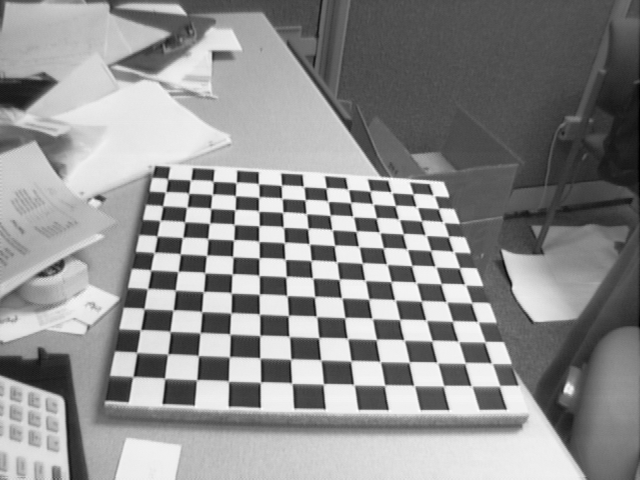
#> input picture ps2/input/Image1.tif, 640 x 480 px; its folder holds 4 pictures in this run
$ python ps2_p1.py
#> lines starting #> are read from the running program, lines starting #| are printed output that depends on the picture; after the words box and inside, x2 and y2 are one past the last pixel; in counts of white or black regions, pixels touching at a corner belong together
import numpy as np
import cv2 as cv
import glob

#stop the iteration when any of the below condition is met. epsilon = 30 accuracy
criteria = (cv.TERM_CRITERIA_EPS + cv.TERM_CRITERIA_MAX_ITER, 30, 0.001)

# prepare object points, like (0,0,0), (1,0,0), (2,0,0) ....,(6,5,0)
objp = np.zeros((12*12,3), np.float32)
objp[:,:2] = np.mgrid[0:12,0:12].T.reshape(-1,2)

# Arrays to store object points and image points from all the images.
objpoints = [] # 3d point in real world space
imgpoints = [] # 2d points in image plane.

images = glob.glob("input/*.tif")

for fname in images:
    img = cv.imread(fname)
#> img is the input picture: shape (480, 640, 3); min 1, max 254, mean 142.9
    gray = cv.cvtColor(img, cv.COLOR_BGR2GRAY)
    # Find the chess board corners
    ret, corners = cv.findChessboardCorners(gray, (12,12), None)
#> ret = True; corners = 144 rows, first 8: [167.6, 178.8], [190.9, 179.8], [213.4, 182], [236.1, 182.7], [258.3, 183.7], [281.2, 185.8], [303.1, 186.5], [326.2, 187.8]
    # If found, add object points, image points (after refining them)
    if ret == True:
        objpoints.append(objp)
        corners2 = cv.cornerSubPix(gray,corners, (11,11), (-1,-1), criteria)
#> corners2 = 144 rows, first 8: [168, 178], [190.6, 178.1], [212.6, 187.7], [236, 180.1], [258.7, 181.4], [281.9, 192.2], [303.7, 186.1], [325.6, 184.9]
        imgpoints.append(corners)
        # Draw and display the corners
        cv.drawChessboardCorners(img, (12,12), corners2, ret)
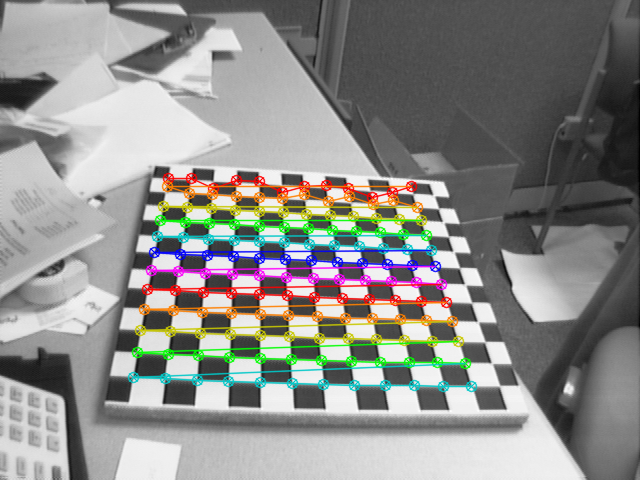
#> img: shape (480, 640, 3); 9.37% of pixels changed, all inside (x1, y1, x2, y2) = (127, 172, 478, 393)
#> pass 2 of the loop `for fname in images:`:
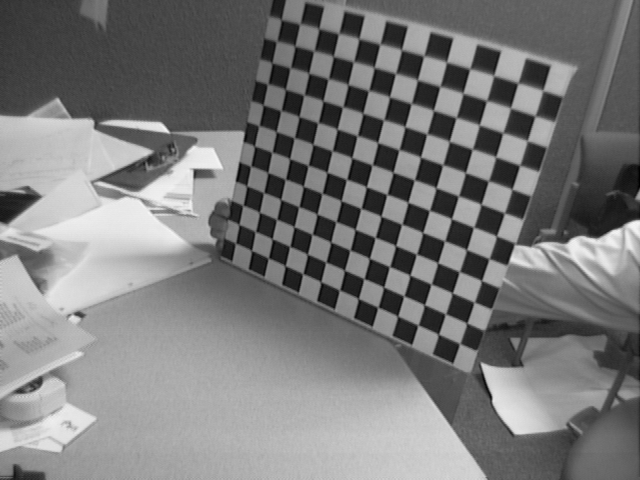
#> input picture ps2/input/Image10.tif, 640 x 480 px
#> img is the input picture: shape (480, 640, 3); min 1, max 246, mean 122.3
#> corners = 144 rows, first 8: [299.2, 24.91], [318.6, 29.14], [337.9, 34.58], [358.7, 39.37], [380, 43.5], [401.4, 50.77], [423.5, 55.5], [446.3, 62.81]
#> corners2 = 144 rows, first 8: [299.8, 23.81], [319, 28.37], [338.6, 33.42], [359, 38.42], [379.9, 44], [401.6, 49.53], [423.8, 55.73], [446.5, 61.87]
#> `cv.drawChessboardCorners(img, (12,12), corners2, ret)`:
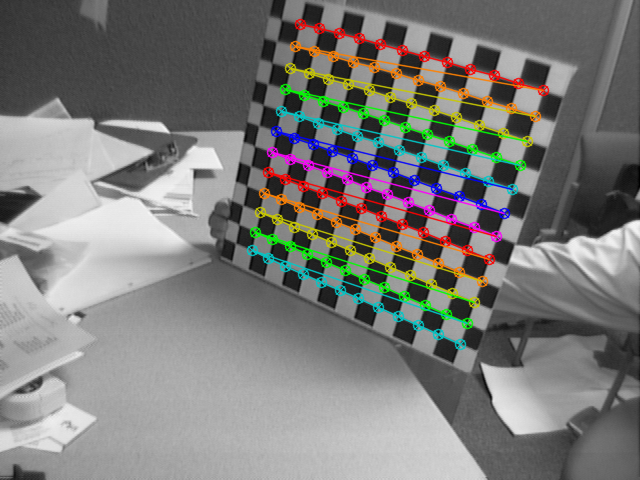
#> img: shape (480, 640, 3); 8.48% of pixels changed, all inside (x1, y1, x2, y2) = (246, 18, 550, 351)
#> pass 3 of the loop `for fname in images:`:
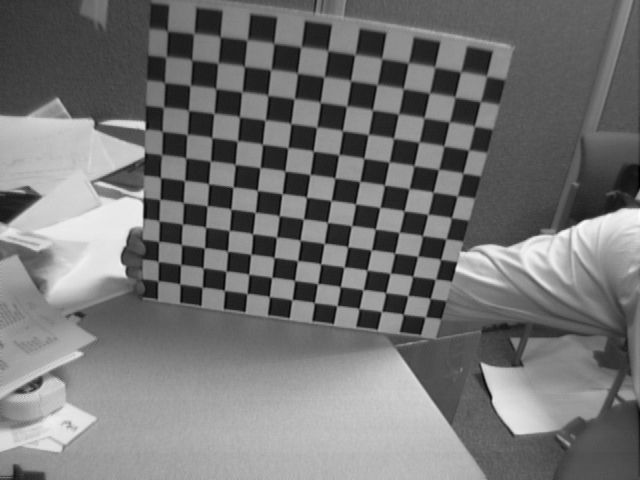
#> input picture ps2/input/Image11.tif, 640 x 480 px
#> img is the input picture: shape (480, 640, 3); min 1, max 254, mean 116.2
#> corners = 144 rows, first 8: [179.7, 283.8], [180.6, 264.9], [181.4, 244.7], [182.4, 224.1], [183.3, 202.7], [184.6, 180.8], [185.7, 158.3], [186.8, 135]
#> corners2 = 144 rows, first 8: [179.9, 283.9], [180.7, 264.6], [181.5, 244.5], [182.4, 223.9], [183.4, 202.5], [184.5, 180.5], [185.8, 157.8], [187, 134.4]
#> `cv.drawChessboardCorners(img, (12,12), corners2, ret)`:
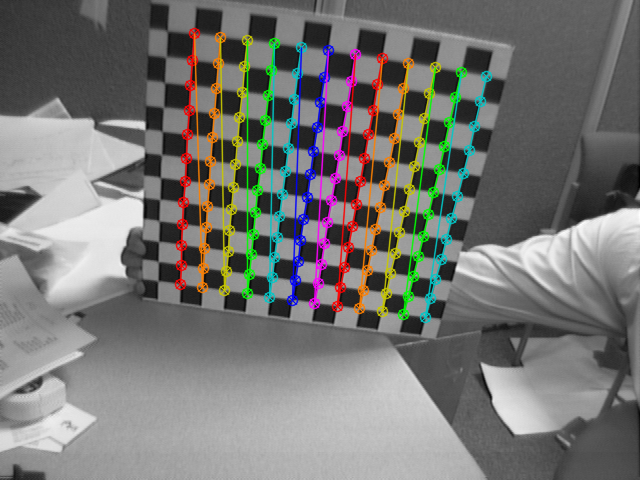
#> img: shape (480, 640, 3); 8.99% of pixels changed, all inside (x1, y1, x2, y2) = (174, 27, 493, 324)
#> the loop made 4 passes; the first 3 are shown

ret, mtx, dist, rvecs, tvecs = cv.calibrateCamera(objpoints, imgpoints, gray.shape[::-1], None, None)

print("******Distortion Matrix******")
print(dist)


for i in range(0,len(images)):
    img = cv.imread(images[i], cv.IMREAD_GRAYSCALE)
    h,w = img.shape[:2]
#> h = 480; w = 640
    newcameramtx, roi = cv.getOptimalNewCameraMatrix(mtx, dist, (w,h), 1, (w,h))
    # undistort
    dst = cv.undistort(img, mtx, dist, None, newcameramtx)
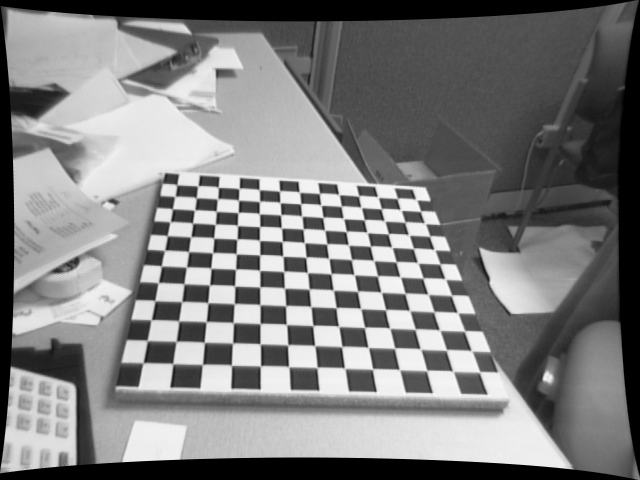
#> dst: shape (480, 640); min 0, max 252, mean 126.4
    # crop the image
    x, y, w, h = roi
    dst = dst[y:y+h, x:x+w]
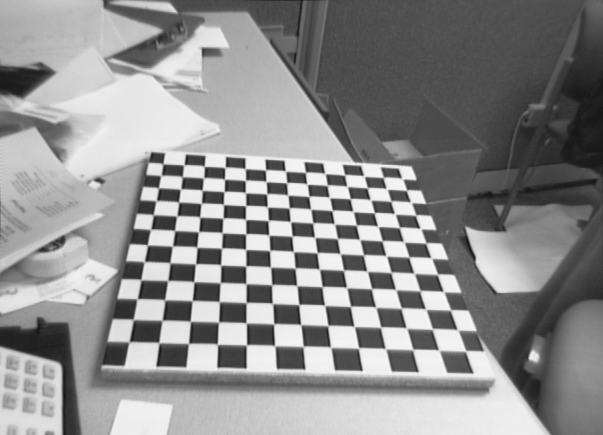
#> dst: shape (435, 603); min 20, max 252, mean 142
    string="image-"+str(i+1)+".png"
    cv.imwrite("output/"+string,dst)
#> pass 2 of the loop `for i in range(0,len(images)):`:
#> `dst = dst[y:y+h, x:x+w]`:
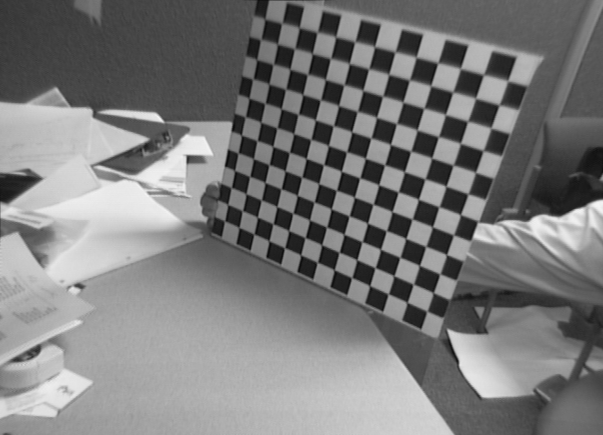
#> dst: shape (435, 603); min 9, max 244, mean 123
#> pass 3 of the loop `for i in range(0,len(images)):`:
#> `dst = dst[y:y+h, x:x+w]`:
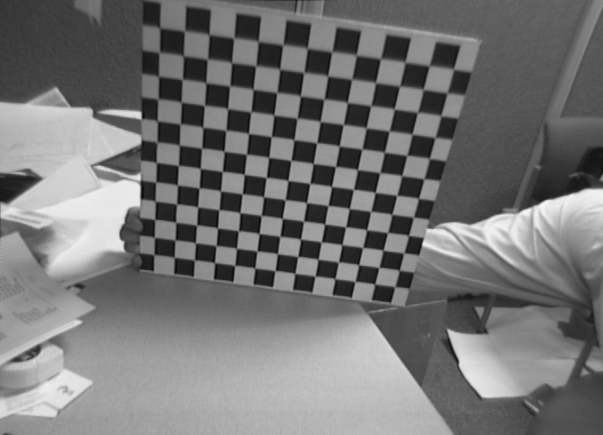
#> dst: shape (435, 603); min 11, max 250, mean 116.9
#> the loop made 4 passes; the first 3 are shown


print("******Instrict Matrix******")
print(mtx)

projection_mat = []
#> projection_mat = []
rot_matrix = []
for i in range(0,len(rvecs)):
    rotation_matrix = np.zeros(shape=(3, 3))
    cv.Rodrigues(rvecs[i], rotation_matrix)[0]
    rot_matrix.append(rotation_matrix)
    projection_mat.append(np.column_stack((np.matmul(mtx,rotation_matrix), tvecs[i])))

print("******Projection Matrix******")
print(projection_mat)

essential_matrix = []
for i in range(0,len(tvecs)):
    tran_cross_matrix=np.array([[0,-tvecs[i][2][0],tvecs[i][1][0]],[tvecs[i][2][0],0,-tvecs[i][0][0]],[-tvecs[i][1][0],tvecs[i][0][0],0]])
    essential_matrix.append(np.matmul(tran_cross_matrix,rot_matrix[i]))


print("******Essential Matrix******")
print(essential_matrix)


R1, R2, T = cv.decomposeEssentialMat(essential_matrix[0])

print('Rotation 1:')
print(R1)
print('Rotation 2:')
print(R2)
print('Translation:')
print(T)

def drawlines(img1,img2,lines,pts1,pts2):
    ''' img1 - image on which we draw the epilines for the points in img2
        lines - corresponding epilines '''
    r,c= img1.shape
    img1 = cv.cvtColor(img1,cv.COLOR_GRAY2BGR)
    img2 = cv.cvtColor(img2,cv.COLOR_GRAY2BGR)
    for r,pt1,pt2 in zip(lines,pts1,pts2):
        color = tuple(np.random.randint(0,255,3).tolist())
        x0,y0 = map(int, [0, -r[2]/r[1] ])
        x1,y1 = map(int, [c, -(r[2]+r[0]*c)/r[1] ])
        img1 = cv.line(img1, (x0,y0), (x1,y1), color,1)
        img1 = cv.circle(img1,tuple(pt1[0]),0,color,-1)
        img2 = cv.circle(img2,tuple(pt2[0]),0,color,-1)
    return img1,img2

#> (the run stopped early here; a loop or call above may not have finished)
